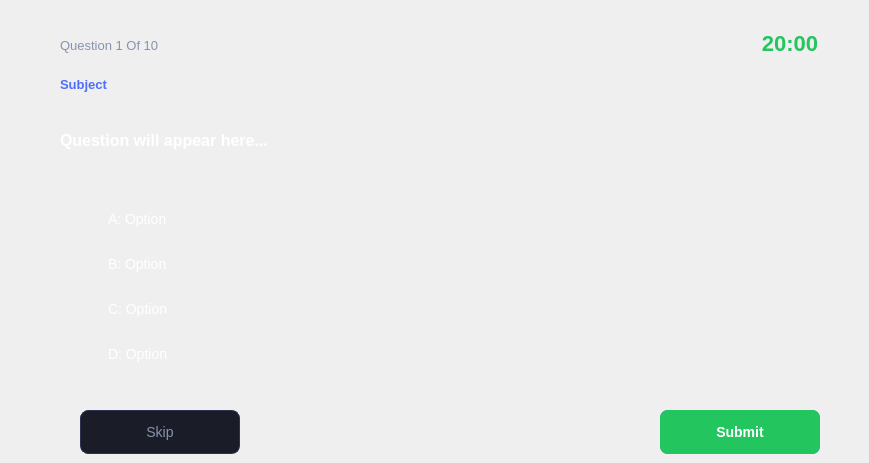
    <widget class="QWidget" name="page_exam">
     <widget class="QLabel" name="label_q_counter">
      <property name="geometry"><rect><x>60</x><y>30</y><width>500</width><height>30</height></rect></property>
      <property name="styleSheet"><string notr="true">QLabel { color: #8892b0; font-size: 13px; background-color: transparent; }</string></property>
      <property name="text"><string>Question 1 Of 10</string></property>
     </widget>
     <widget class="QLabel" name="label_timer">
      <property name="geometry"><rect><x>720</x><y>25</y><width>140</width><height>36</height></rect></property>
      <property name="styleSheet"><string notr="true">QLabel { color: #22c55e; font-size: 22px; font-weight: bold; background-color: transparent; }</string></property>
      <property name="text"><string>20:00</string></property>
      <property name="alignment"><set>Qt::AlignCenter</set></property>
     </widget>
     <widget class="QLabel" name="label_subject">
      <property name="geometry"><rect><x>60</x><y>70</y><width>300</width><height>28</height></rect></property>
      <property name="styleSheet"><string notr="true">QLabel { color: #4f6ef7; font-size: 13px; background-color: transparent; font-weight: bold; }</string></property>
      <property name="text"><string>Subject</string></property>
     </widget>
     <widget class="QLabel" name="label_question">
      <property name="geometry"><rect><x>60</x><y>100</y><width>780</width><height>80</height></rect></property>
      <property name="styleSheet"><string notr="true">QLabel { color: white; font-size: 16px; font-weight: bold; background-color: transparent; }</string></property>
      <property name="text"><string>Question will appear here...</string></property>
      <property name="wordWrap"><bool>true</bool></property>
     </widget>
     <widget class="QRadioButton" name="radio_a">
      <property name="geometry"><rect><x>80</x><y>200</y><width>740</width><height>38</height></rect></property>
      <property name="styleSheet"><string notr="true">QRadioButton { color: white; font-size: 14px; background-color: transparent; padding: 6px; } QRadioButton:hover { color: #4f6ef7; } QRadioButton::indicator { width: 16px; height: 16px; }</string></property>
      <property name="text"><string>A: Option</string></property>
      <attribute name="buttonGroup"><string notr="true">buttonGroup</string></attribute>
     </widget>
     <widget class="QRadioButton" name="radio_b">
      <property name="geometry"><rect><x>80</x><y>245</y><width>740</width><height>38</height></rect></property>
      <property name="styleSheet"><string notr="true">QRadioButton { color: white; font-size: 14px; background-color: transparent; padding: 6px; } QRadioButton:hover { color: #4f6ef7; } QRadioButton::indicator { width: 16px; height: 16px; }</string></property>
      <property name="text"><string>B: Option</string></property>
      <attribute name="buttonGroup"><string notr="true">buttonGroup</string></attribute>
     </widget>
     <widget class="QRadioButton" name="radio_c">
      <property name="geometry"><rect><x>80</x><y>290</y><width>740</width><height>38</height></rect></property>
      <property name="styleSheet"><string notr="true">QRadioButton { color: white; font-size: 14px; background-color: transparent; padding: 6px; } QRadioButton:hover { color: #4f6ef7; } QRadioButton::indicator { width: 16px; height: 16px; }</string></property>
      <property name="text"><string>C: Option</string></property>
      <attribute name="buttonGroup"><string notr="true">buttonGroup</string></attribute>
     </widget>
     <widget class="QRadioButton" name="radio_d">
      <property name="geometry"><rect><x>80</x><y>335</y><width>740</width><height>38</height></rect></property>
      <property name="styleSheet"><string notr="true">QRadioButton { color: white; font-size: 14px; background-color: transparent; padding: 6px; } QRadioButton:hover { color: #4f6ef7; } QRadioButton::indicator { width: 16px; height: 16px; }</string></property>
      <property name="text"><string>D: Option</string></property>
      <attribute name="buttonGroup"><string notr="true">buttonGroup</string></attribute>
     </widget>
     <widget class="QPushButton" name="btn_skip">
      <property name="geometry"><rect><x>80</x><y>410</y><width>160</width><height>44</height></rect></property>
      <property name="styleSheet"><string notr="true">QPushButton { background-color: #1a1d27; color: #8892b0; border-radius: 8px; border: 1px solid #2d3452; font-size: 14px; } QPushButton:hover { background-color: #22263a; color: white; }</string></property>
      <property name="text"><string>Skip</string></property>
     </widget>
     <widget class="QPushButton" name="btn_next">
      <property name="geometry"><rect><x>660</x><y>410</y><width>160</width><height>44</height></rect></property>
      <property name="styleSheet"><string notr="true">QPushButton { background-color: #4f6ef7; color: white; border-radius: 8px; font-size: 14px; font-weight: bold; } QPushButton:hover { background-color: #3d5ce0; }</string></property>
      <property name="text"><string>Next →</string></property>
     </widget>
     <widget class="QPushButton" name="btn_submit">
      <property name="geometry"><rect><x>660</x><y>410</y><width>160</width><height>44</height></rect></property>
      <property name="styleSheet"><string notr="true">QPushButton { background-color: #22c55e; color: white; border-radius: 8px; font-size: 14px; font-weight: bold; } QPushButton:hover { background-color: #16a34a; }</string></property>
      <property name="text"><string>Submit</string></property>
     </widget>
    </widget>
